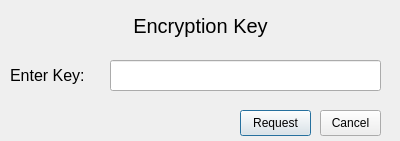
<?xml version="1.0" encoding="UTF-8"?>
<ui version="4.0">
 <class>encryptionwindow</class>
 <widget class="QDialog" name="encryptionwindow">
  <property name="geometry">
   <rect>
    <x>0</x>
    <y>0</y>
    <width>400</width>
    <height>141</height>
   </rect>
  </property>
  <property name="minimumSize">
   <size>
    <width>400</width>
    <height>141</height>
   </size>
  </property>
  <property name="maximumSize">
   <size>
    <width>400</width>
    <height>141</height>
   </size>
  </property>
  <property name="windowTitle">
   <string>Dialog</string>
  </property>
  <widget class="QPushButton" name="OkButton">
   <property name="geometry">
    <rect>
     <x>240</x>
     <y>110</y>
     <width>71</width>
     <height>26</height>
    </rect>
   </property>
   <property name="text">
    <string>Request</string>
   </property>
  </widget>
  <widget class="QPushButton" name="Cancel">
   <property name="geometry">
    <rect>
     <x>320</x>
     <y>110</y>
     <width>61</width>
     <height>26</height>
    </rect>
   </property>
   <property name="text">
    <string>Cancel</string>
   </property>
  </widget>
  <widget class="QLabel" name="Title">
   <property name="geometry">
    <rect>
     <x>10</x>
     <y>10</y>
     <width>381</width>
     <height>31</height>
    </rect>
   </property>
   <property name="font">
    <font>
     <pointsize>15</pointsize>
    </font>
   </property>
   <property name="text">
    <string>Encryption Key</string>
   </property>
   <property name="alignment">
    <set>Qt::AlignmentFlag::AlignCenter</set>
   </property>
  </widget>
  <widget class="QLabel" name="keyLable">
   <property name="geometry">
    <rect>
     <x>10</x>
     <y>60</y>
     <width>91</width>
     <height>31</height>
    </rect>
   </property>
   <property name="font">
    <font>
     <pointsize>12</pointsize>
     <bold>false</bold>
    </font>
   </property>
   <property name="text">
    <string>Enter Key: </string>
   </property>
  </widget>
  <widget class="QLineEdit" name="keyInput">
   <property name="geometry">
    <rect>
     <x>110</x>
     <y>60</y>
     <width>271</width>
     <height>31</height>
    </rect>
   </property>
  </widget>
  <widget class="QLabel" name="errorLable">
   <property name="geometry">
    <rect>
     <x>10</x>
     <y>110</y>
     <width>221</width>
     <height>21</height>
    </rect>
   </property>
   <property name="styleSheet">
    <string notr="true">color: red</string>
   </property>
   <property name="text">
    <string/>
   </property>
   <property name="wordWrap">
    <bool>false</bool>
   </property>
  </widget>
 </widget>
 <resources/>
 <connections/>
</ui>
